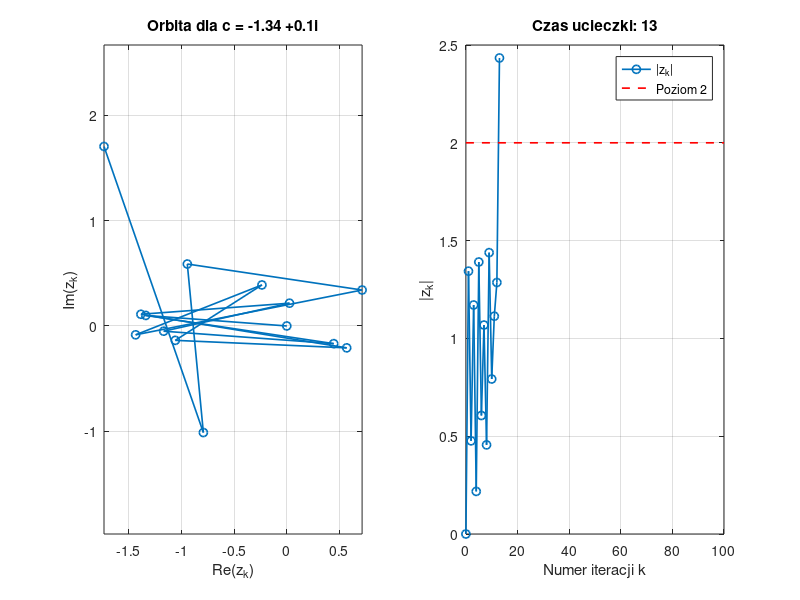

Recreate this plot in MATLAB.
function [p, c, z_history, k_escape] = lab2_z3()
% LAB2_Z3 Historia wybranej orbity.
% Wejście: brak. Parametry wybierane wewnątrz funkcji.
% Wyjście:
%   p         - skalarna struktura: c_re, c_im - części c,
%               N - maksymalna liczba kroków.
%   c         - parametr zespolony, skalar double.
%   z_history - wiersz kolejnych wartości orbity, począwszy od z_0 = 0.
%               Przy ucieczce ma k_escape + 1 elementów.
%               Bez ucieczki do limitu ma p.N + 1 elementów.
%   k_escape  - czas ucieczki albo 0, gdy nie wykryto ucieczki do p.N.
% Typy: pola p są rzeczywistymi skalarami double.
% Wszystkie wyniki liczbowe są pełne, skończone i typu double.
% c i z_history mogą być zespolone. k_escape jest rzeczywistym skalarem.
% Liczba wykonanych kroków wynika z numel(z_history) - 1.
% Do zaliczenia wybierz punkt z zadania 2: 10 < k_escape <= p.N.
% Wykres: jedna figura, osobne panele orbity i modułu.
%
% Kod startowy: uzupełnij miejsca oznaczone UZUPEŁNIJ.
% Zastąp puste [] obliczeniami. Zachowaj nagłówek funkcji.
% Rysowanie jest pomijane, dopóki potrzebne tablice są puste.

%===============================================================================
%% 1. Punkt wybrany z wykresu czasów ucieczki w zadaniu 2.
% Wybierz indeks j, dla którego k_escape(j) > 10.
% Przepisz dokładne x(j), b i N z tamtego doświadczenia do pól poniżej.
% Początkowe c_re = 2 i c_im = 2 są poza zakresem. Zmień obie wartości.
% Gdy nie ma takiego punktu, zmień b lub N i ponów zadanie 2.
p = struct();
p.c_re = -1.3399999999999999;
p.c_im = 0.10000000000000001;
% UZUPEŁNIJ: część urojona tego samego punktu, od -1.5 do 1.5.
% Całkowity limit iteracji: od 11 do 200.
p.N = 100;

%% 2. Parametr zespolony i miejsce na historię.
% UZUPEŁNIJ: połącz p.c_re i p.c_im w jeden skalar zespolony.
% https://www.mathworks.com/help/matlab/ref/complex.html
c = complex(p.c_re, p.c_im);
% Kod startowy przydziela pamięć przed pętlą. Indeks 1 przechowuje z_0.
% https://www.mathworks.com/help/matlab/ref/zeros.html
z = 0;
z_history = zeros(1, p.N + 1);
z_history(1) = z;
% Zero oznacza brak wykrytej ucieczki.
k_escape = 0;

%% 3. Historia jednej orbity.
% UZUPEŁNIJ wnętrze pętli. Rozwiń własną rekurencję z zadań 1 i 2.
for k = 1:p.N
    % Oblicz nowe z i zapisz je w historii.
    % Dopiero wtedy sprawdź przekroczenie promienia 2.
    % Zapisz czas ucieczki i zakończ pętlę przez break.
    % https://www.mathworks.com/help/matlab/ref/break.html
    % Moduł równy 2 nie spełnia kryterium wykrycia ucieczki.
    z = z.^2 + c;
    z_history(k + 1) = z;
    if abs(z) > 2
        k_escape = k;
        break;
    end
end

%===============================================================================

%% Opcjonalny wydruk punktu do pracy lokalnej.
% format long g pokazuje do 15 cyfr znaczących double.
% print_point = 1 wypisuje obie części c z %.17g. W MG pozostaw 0.
% To do 17 cyfr znaczących, nie miejsc po przecinku, bez końcowych zer.
% Pozwala odtworzyć double po skopiowaniu, bez zwiększania precyzji obliczeń.
% https://www.mathworks.com/help/matlab/ref/format.html
% https://www.mathworks.com/help/matlab/ref/fprintf.html
print_point = 0;
if print_point == 1
    if isnumeric(c) && isscalar(c)
        fprintf('Punkt c:\n');
        fprintf('p.c_re = %.17g;\n', real(c));
        fprintf('p.c_im = %.17g;\n', imag(c));
    else
        warning('LAB2:PointToPrint', ...
            'Najpierw oblicz skalar c.');
    end
end

%% 4. Skrócenie historii w kodzie startowym. Nie wymaga uzupełniania.
% Zachowujemy k_escape + 1 wartości: z_0 i kroki do ucieczki włącznie.
% Bez ucieczki pozostaje cały bufor N + 1 obliczonych wartości.
if k_escape > 0
    z_history = z_history(1:(k_escape + 1));
end

%% 5. Wizualizacja w kodzie startowym. Nie wymaga uzupełniania.
if ~isempty(c) && ~isempty(z_history)
    % Dla dociekliwych: numery kroków i moduły służą tylko do rysowania.
    % Liczba kroków jest o jeden mniejsza od liczby zapisanych wartości.
    % https://www.mathworks.com/help/matlab/ref/double.numel.html
    % https://www.mathworks.com/help/matlab/ref/double.colon.html
    iterations = 0:(numel(z_history) - 1);
    % https://www.mathworks.com/help/matlab/ref/double.abs.html
    abs_history = abs(z_history);
    fig = figure('Name', 'Historia wybranej orbity', ...
        'Color', 'w', 'WindowStyle', 'normal');
    % Okno 1600 x 800 wymaga ekranu >= 1700 x 950. Inaczej domyślne.
    screen_units = get(groot, 'Units');
    set(groot, 'Units', 'pixels');
    screen_size = get(groot, 'ScreenSize');
    set(groot, 'Units', screen_units);
    if all(screen_size(3:4) >= [1700 950])
        set(fig, 'Units', 'pixels', 'Position', [50 50 1600 800]);
    end
    % Zachowaj czytelne podpisy również przy ciemnym motywie MATLAB-a.
    if isprop(fig, 'Theme')
        fig.Theme = 'light';
    end
    % Lewy panel pokazuje położenia kolejnych wartości z_k.
    subplot(1, 2, 1);
    plot(real(z_history), imag(z_history), 'o-', 'LineWidth', 1.2);
    axis equal;
    grid on;
    xlabel('Re(z_k)');
    ylabel('Im(z_k)');
    title(sprintf('Orbita dla c = %.3g %+.3gi', p.c_re, p.c_im));

    % Prawy panel pokazuje moduły w kolejnych krokach i poziom odniesienia.
    subplot(1, 2, 2);
    plot(iterations, abs_history, 'o-', 'LineWidth', 1.2);
    hold on;
    plot([0 p.N], [2 2], 'r--', 'LineWidth', 1.2);
    hold off;
    grid on;
    xlim([0 p.N]);
    xlabel('Numer iteracji k');
    ylabel('|z_k|');
    legend('|z_k|', 'Poziom 2', 'Location', 'best');
    if k_escape > 0
        title(sprintf('Czas ucieczki: %d', k_escape));
    else
        title(sprintf('Brak ucieczki do N = %d', p.N));
    end
end

%% Zapis wykresu do sprawozdania.
% Zapisz PNG lokalnie do sprawozdania: odkomentuj save_png = 1.
% W MG pozostaw 0. Plik w bieżącym katalogu zostanie nadpisany.
% https://www.mathworks.com/help/matlab/ref/exportgraphics.html
save_png = 0;
% save_png = 1;
if save_png == 1
    % Zapisz całą figurę z oboma panelami utworzoną w tym wywołaniu.
    % https://www.mathworks.com/help/matlab/ref/exist.html
    % https://www.mathworks.com/help/matlab/ref/isgraphics.html
    if exist('fig', 'var') && isgraphics(fig, 'figure') && ...
            ~isempty(findall(fig, 'Type', 'line'))
        exportgraphics(fig, 'lab2_zadanie3.png', 'Resolution', 200);
    else
        warning('LAB2:NoFigure', ...
            'Najpierw uzupełnij obliczenia i utwórz wykres.');
    end
end

end
